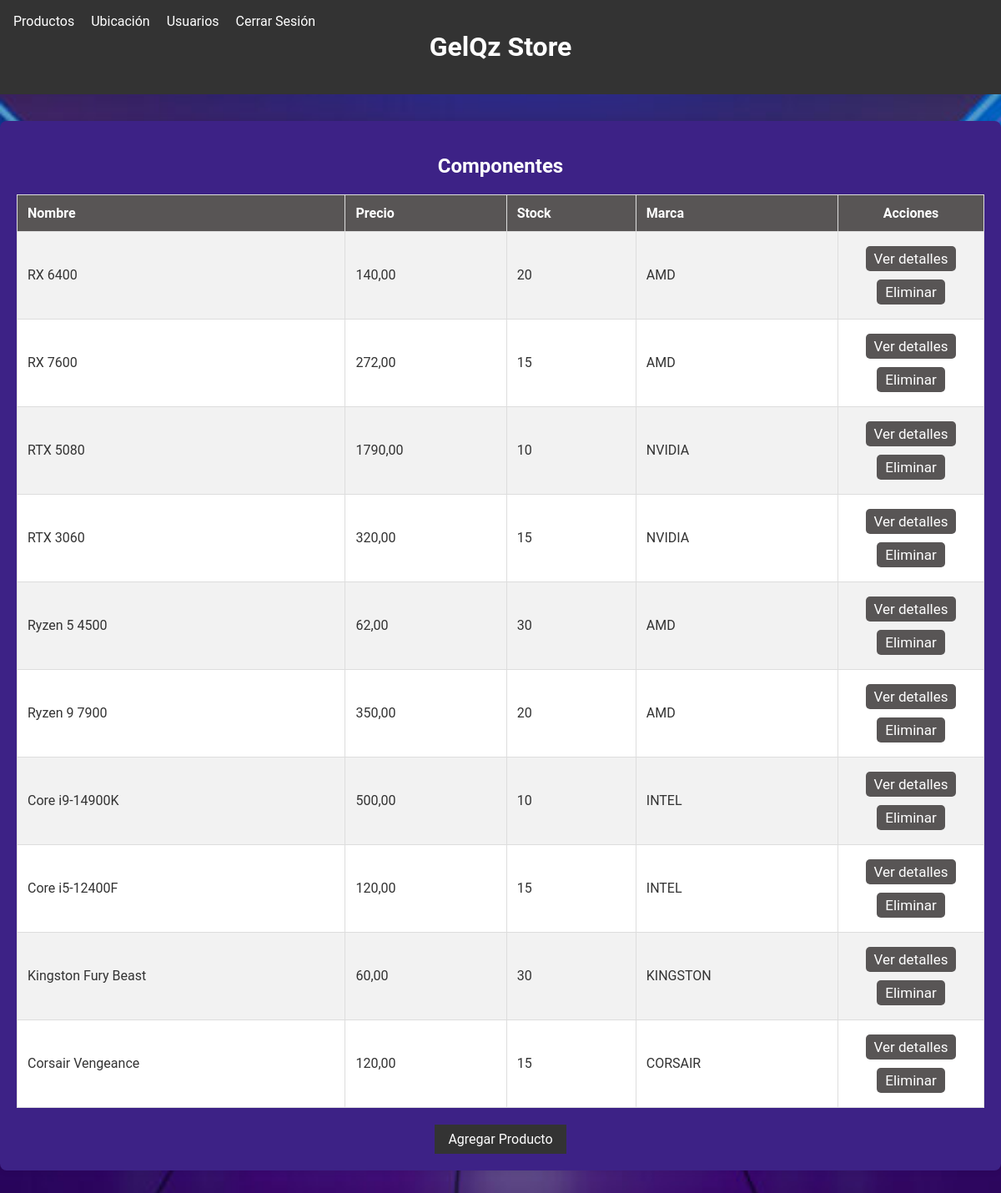
Screenshot of /products/ with the database file from the repository.
### products/models.py (models this page shows, shortened)
class Product(models.Model):
    name = models.CharField(max_length=100)
    description = models.TextField()
    brand = models.CharField(max_length=100, default='Sin marca')  # Campo con valor predeterminado
    price = models.DecimalField(max_digits=10, decimal_places=2)
    stock = models.IntegerField()
    image = models.ImageField(upload_to='products/', blank=True, null=True)

### products/views.py (the view)
# urls.py: path('', views.product_list, name='product_list'),
def product_list(request):
    products = Product.objects.all()
    return render(request, 'products/product_list.html', {'products': products})

### products/templates/products/product_list.html (shortened to what this page needs)
{% extends 'base.html' %}
{% block content %}
<div class="list-container">
    <h2 class="titulo-componentes">Componentes</h2>
    <table>
        <tr>
            <th>Nombre</th>
            <th>Precio</th>
            <th>Stock</th>
            <th>Marca</th>
            <th class="actions-column">Acciones</th>
        </tr>
        {% for product in products %}
        <tr>
            <td>{{ product.name }}</td>
            <td>{{ product.price }}</td>
            <td>{{ product.stock }}</td>
            <td>{{ product.brand }}</td>
            <td class="actions-column">
                <a href="{% url 'product_detail' product.id %}" class="btn">Ver detalles</a>
                <a href="{% url 'product_delete' product.id %}" class="btn">Eliminar</a>
            </td>
        </tr>
        {% empty %}
        <tr>
            <td colspan="5">No hay productos registrados</td>
        </tr>
        {% endfor %}
    </table>
    <div class="add-product-container">
        <a href="{% url 'product_add' %}" class="btn-add-product">Agregar Producto</a>
    </div>
</div>
{% endblock %}

### templates/base.html (shortened to what this page needs)
<!DOCTYPE html>
<html lang="es">
<head>
    {% load static %}
    <link rel="stylesheet" href="{% static 'css/styles.css' %}">
</head>
<body>
    <header>
        <h1>GelQz Store</h1>
        <nav>
            <ul>
                <li><a href="{% url 'product_list' %}">Productos</a></li>
                <li><a href="{% url 'users:location' %}">Ubicación</a></li>
                <li><a href="{% url 'users:user_list' %}">Usuarios</a></li>
                <li><a href="{% url 'users:signout' %}">Cerrar Sesión</a></li>
            </ul>
        </nav>
    </header>
    <main>
        {% block content %}{% endblock %}
    </main>
</body>
</html>

### static/css/styles.css (style rules this page uses)
body { font-family: 'Roboto', Arial, sans-serif; background-color: #f0f0f0; margin: 0; padding: 0; color: #333; background-image: url('../images/servidores.jfif'); background-size: cover; background-position: center; background-repeat: no-repeat; }
header { background-color: #333; color: #fff; padding: 1rem; text-align: center; position: relative; }
header h1 { color: #fff; }
nav { position: absolute; top: 1rem; left: 1rem; }
nav ul { list-style: none; padding: 0; margin: 0; }
nav ul li { display: inline; margin-right: 1rem; }
nav ul li a { color: #fff; text-decoration: none; }
h1, h2 { color: #333; text-align: center; }
table { width: 100%; border-collapse: collapse; margin: 20px 0; font-size: 16px; background-color: #fff; }
table, th, td { border: 1px solid #ddd; }
th, td { padding: 12px; text-align: left; }
th { background-color: #585555; color: #fff; }
tr:nth-child(even) { background-color: #f2f2f2; }
a { color: #3498db; text-decoration: none; }
.btn, .form-container form button { display: inline-block; padding: 5px 10px; margin: 5px 0; background-color: #585555; color: #fff; text-align: center; border-radius: 5px; text-decoration: none; transition: background-color 0.3s ease; width: auto; box-sizing: border-box; font-family: 'Roboto', Arial, sans-serif; font-size: 17px; border: none; }
.list-container { max-width: 1200px; margin: 2rem auto; padding: 20px; background-color: #3d2286; box-shadow: 0 0 10px rgba(0, 0, 0, 0.1); border-radius: 8px; }
.add-product-container { text-align: center; }
.btn-add-product { background-color: #333; color: #fff; border: none; padding: 0.5rem 1rem; text-decoration: none; cursor: pointer; display: inline-block; }
.actions-column { width: 150px; text-align: center; }
.titulo-componentes { color: #ffffff; }

### rows the page displays
Product: name "RX 6400", price "140,00", stock "20", brand "AMD"
Product: name "RX 7600", price "272,00", stock "15", brand "AMD"
Product: name "RTX 5080", price "1790,00", stock "10", brand "NVIDIA"
Product: name "RTX 3060", price "320,00", stock "15", brand "NVIDIA"
Product: name "Ryzen 5 4500", price "62,00", stock "30", brand "AMD"
Product: name "Ryzen 9 7900", price "350,00", stock "20", brand "AMD"
Product: name "Core i9-14900K", price "500,00", stock "10", brand "INTEL"
Product: name "Core i5-12400F", price "120,00", stock "15", brand "INTEL"
Product: name "Kingston Fury Beast", price "60,00", stock "30", brand "KINGSTON"
Product: name "Corsair Vengeance", price "120,00", stock "15", brand "CORSAIR"
